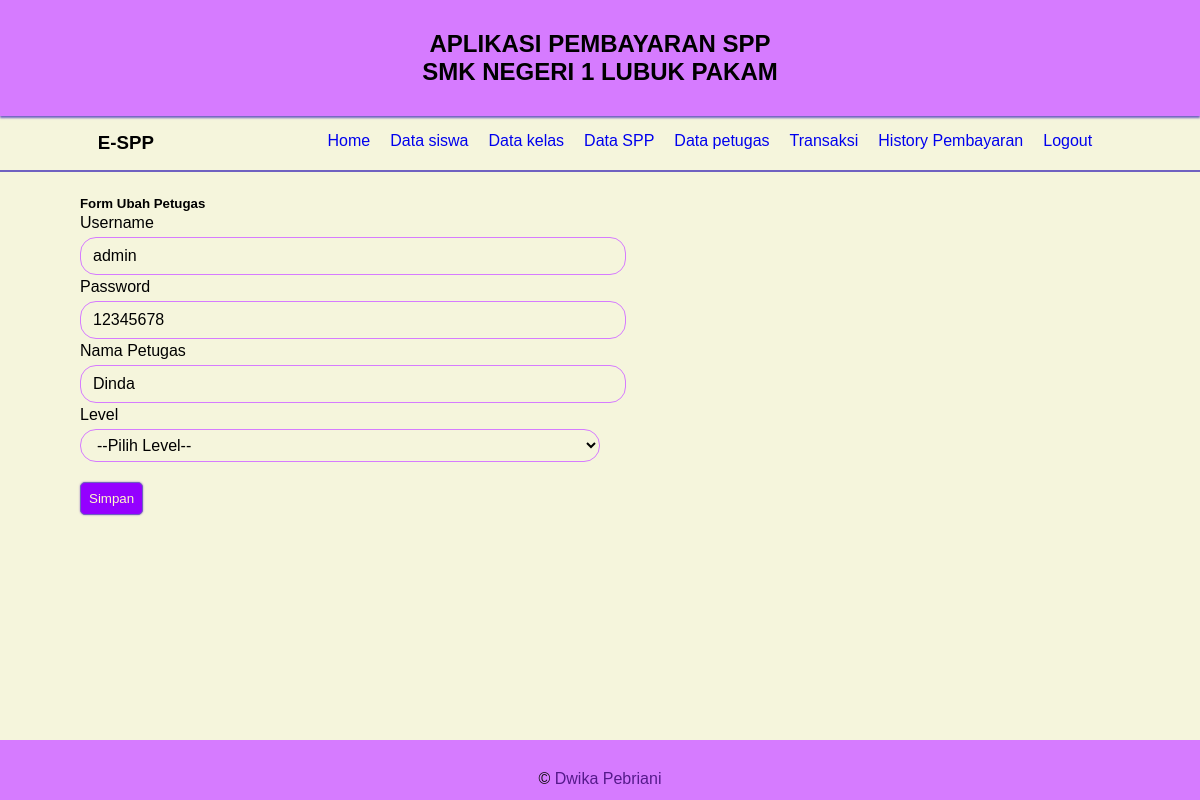
The page /?menu=ubah-petugas&id=7 (signed in) on the database its author committed.
### tables this page shows
CREATE TABLE `petugas` (
  `id_petugas` int(11) NOT NULL,
  `username` varchar(25) NOT NULL,
  `password` varchar(32) NOT NULL,
  `nama_petugas` varchar(35) NOT NULL,
  `level` enum('admin','petugas','siswa') NOT NULL
);

### halaman/ubah-petugas.php (the view, shortened to what this page needs)
<?php
$id = $_GET['id'];
$petugas = mysqli_query($koneksi, "SELECT * FROM petugas WHERE id_petugas= '$id'");
$data = mysqli_fetch_array($petugas);
?>
<legend>
    <h5>Form Ubah Petugas</h5>
</legend>
<form action="" method="POST">
    <div class="form-group">
        <label for="">Username</label>
        <input type="text" name="username" class="form-control" required value="<?= $data['username']?>">
    </div>
    <div class="form-group">
        <label for="">Password</label>
        <input type="text" name="password" class="form-control" required value="<?= $data['password']?>">
    </div>
    <div class="form-group">
        <label for="">Nama Petugas</label>
        <input type="text" name="nama_petugas" class="form-control" required value="<?= $data['nama_petugas']?>">
    </div>
    <div class="form-group">
        <label for="">Level</label>
        <select name="level" id=""class="form-control" required value="<?= $data['level']?>">
            <option value="">--Pilih Level--</option>
        </select>
    </div>
    <button class="btn btn-tambah btn-save" name="ubah">
        Simpan
    </button>
</form>

### rows shown on the page
petugas: username "admin", password "12345678", nama_petugas "Dinda"
